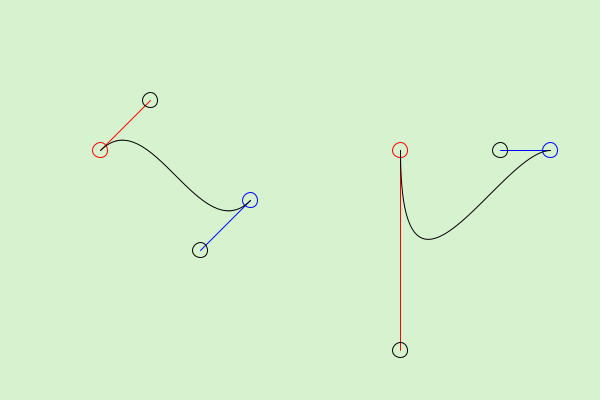
Frame 1 (no input)
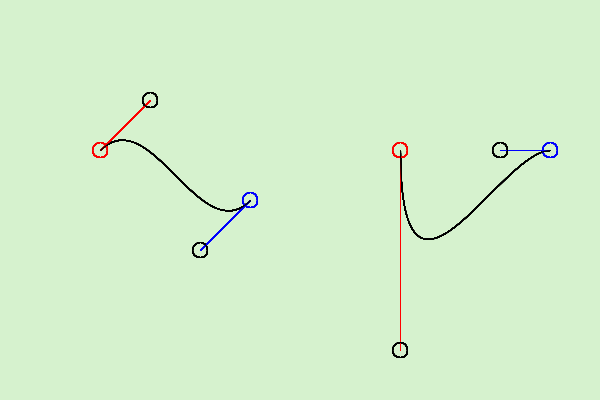
Frame 60 (the mouse pressed at the canvas centre just before this capture)
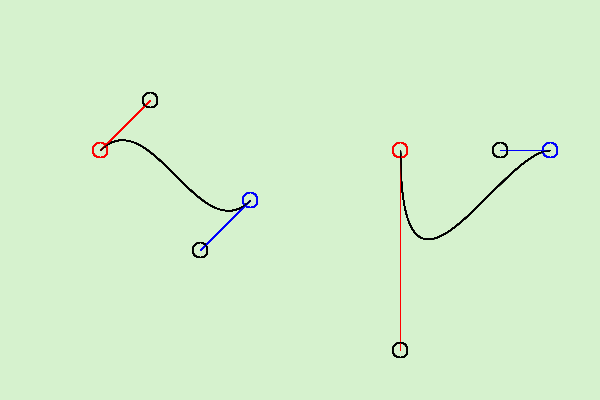
Frame 120 (the mouse held since frame 60 and released just before this capture)

The Processing sketch that drew these frames (run headless with seeded random() and noise(); from frame 60 on, the mouse is pressed at the canvas centre):

// Processing sketch: smooth01
// ── smooth01.pde
void setup() {
   size(600, 400);
   background(214, 242, 206);
   noFill();
}

void drawCurve(boolean drawCircles, boolean drawLines,
               int p0, int p1, int p2, int p3) {

   // control point 1
   stroke(255,  0, 0);   // red
   if (drawCircles == true) {
      ellipse(Xp[p0], Yp[p0], 15, 15);
   }
   if (drawLines == true) {
      line(Xp[p0], Yp[p0], Xp[p1], Yp[p1]);
   }

   // control point 1
   stroke(0, 0, 255);   // blue
   if (drawCircles == true) {
      ellipse(Xp[p3], Yp[p3], 15, 15);
   }
   if (drawLines == true) {
      line(Xp[p3], Yp[p3], Xp[p2], Yp[p2]);
   }

   // the knots
   stroke(0, 0, 0);   // black
   if (drawCircles == true) {
      ellipse(Xp[p1], Yp[p1], 15, 15);
      ellipse(Xp[p2], Yp[p2], 15, 15);
   }

   bezier(Xp[p0], Yp[p0], Xp[p1], Yp[p1], Xp[p2], Yp[p2], Xp[p3], Yp[p3]);
}

//               A0   A1   A2   A3   B0   B1   B2   B3
float [] Xp = { 100, 150, 200, 250, 400, 400, 500, 550 };
float [] Yp = { 150, 100, 250, 200, 150, 350, 150, 150 };

void draw() {
   noFill();
   drawCurve(true, true, 0, 1, 2, 3);  // curve A
   drawCurve(true, true, 4, 5, 6, 7);  // curve B
}
